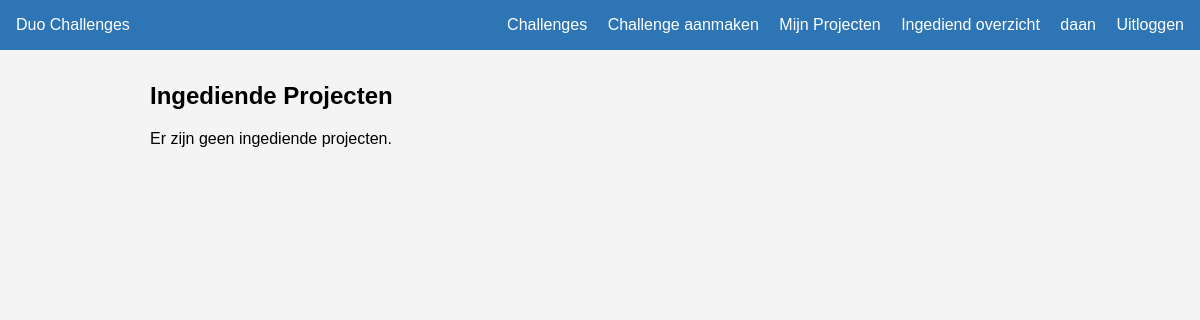
Page /overzicht/ (signed in) on the earlier database version.
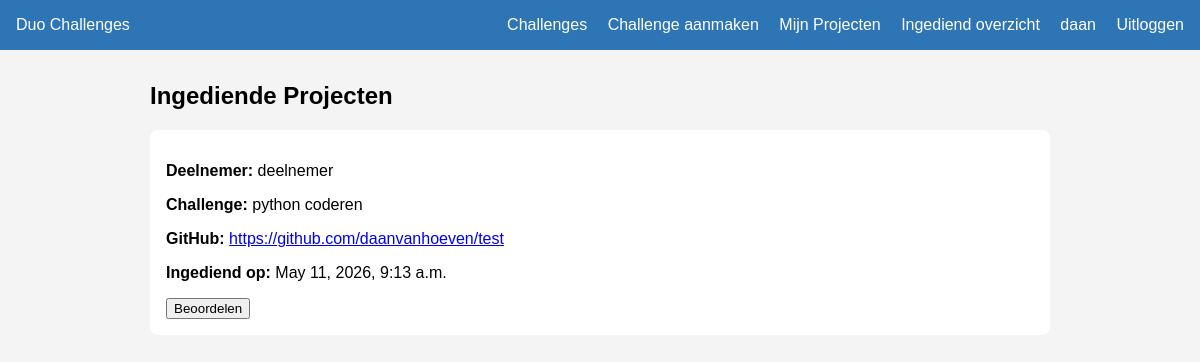
Same page on the later database version.
### challenges/models.py (models this page shows, shortened)
class Project(models.Model):
    challenge = models.ForeignKey(Challenge, on_delete=models.CASCADE)
    deelnemer = models.ForeignKey(
        User,
        on_delete=models.CASCADE,
        related_name='projecten'
    )
    partner = models.ForeignKey(
        User,
        on_delete=models.SET_NULL,
        null=True,
        blank=True,
        related_name='partner_projecten'
    )
    github_link = models.URLField()
    beschrijving = models.TextField(blank=True)
    status = models.CharField(
        max_length=20,
        choices=[
            ('bezig', 'Bezig'),
            ('ingediend', 'Ingediend'),
            ('goedgekeurd', 'Goedgekeurd'),
            ('afgekeurd', 'Afgekeurd'),
        ],
        default='bezig'
    )
    feedback = models.TextField(blank=True, null=True)
    ingediend_op = models.DateTimeField(null=True, blank=True)

class Challenge(models.Model):
    titel = models.CharField(max_length=200)
    omschrijving = models.TextField()
    discipline_een = models.ForeignKey(
        Discipline,
        on_delete=models.CASCADE,
        related_name='challenges_een'
    )
    discipline_twee = models.ForeignKey(
        Discipline,
        on_delete=models.CASCADE,
        related_name='challenges_twee'
    )
    aangemaakt_door = models.ForeignKey(
        User,
        on_delete=models.SET_NULL,
        null=True
    )
    aangemaakt_op = models.DateTimeField(auto_now_add=True)

### challenges/views.py (the view)
# urls.py: path('overzicht/', views.overzicht_ingediend, name='overzicht_ingediend'),
@login_required(login_url='login')
def overzicht_ingediend(request):
    try:
        profiel = Profiel.objects.get(user=request.user)
    except Profiel.DoesNotExist:
        return redirect('challenges_lijst')
    if profiel.rol != 'begeleider':
        return redirect('challenges_lijst')
    projecten = Project.objects.filter(status='ingediend')
    return render(request, 'overzicht_ingediend.html', {'projecten': projecten})

### challenges/templates/overzicht_ingediend.html
{% extends 'base.html' %}
{% block content %}
    <h2>Ingediende Projecten</h2>
    {% for project in projecten %}
        <div style="background: white; padding: 1rem; margin-bottom: 1rem; border-radius: 8px;">
            <p><strong>Deelnemer:</strong> {{ project.deelnemer.username }}</p>
            <p><strong>Challenge:</strong> {{ project.challenge.titel }}</p>
            <p><strong>GitHub:</strong> <a href="{{ project.github_link }}" target="_blank">{{ project.github_link }}</a></p>
            <p><strong>Ingediend op:</strong> {{ project.ingediend_op }}</p>
            <a href="{% url 'beoordelen' project.id %}">
                <button>Beoordelen</button>
            </a>
        </div>
    {% empty %}
        <p>Er zijn geen ingediende projecten.</p>
    {% endfor %}
{% endblock %}

Differences in the rows shown:
added Project: deelnemer.username "deelnemer", challenge.titel "python coderen", github_link "https://github.com/daanvanhoeven/test", ingediend_op "May 11, 2026, 9:13 a.m."
Other differences:
text no longer shown: "Er zijn geen ingediende projecten."
